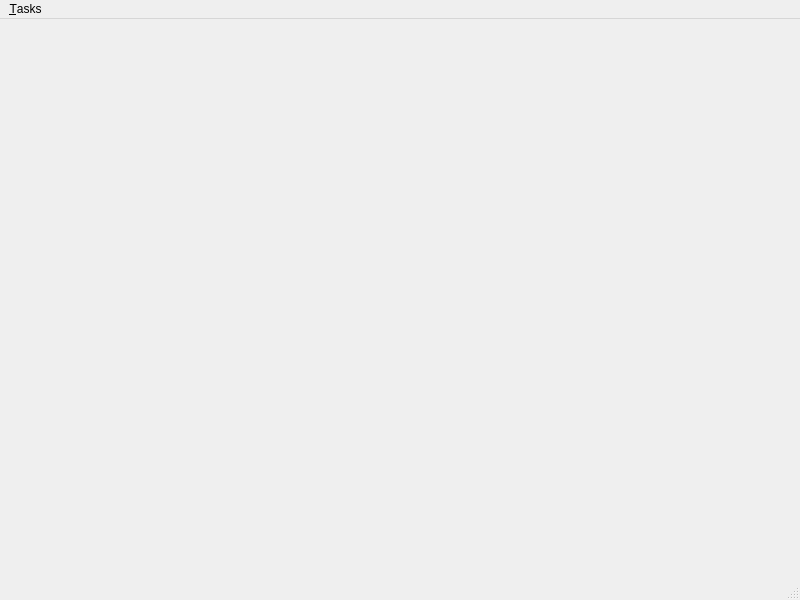
<?xml version="1.0" encoding="UTF-8"?>
<ui version="4.0">
 <class>MainWindow</class>
 <widget class="QMainWindow" name="MainWindow">
  <property name="geometry">
   <rect>
    <x>0</x>
    <y>0</y>
    <width>800</width>
    <height>600</height>
   </rect>
  </property>
  <property name="windowTitle">
   <string>MainWindow</string>
  </property>
  <widget class="QWidget" name="centralwidget"/>
  <widget class="QMenuBar" name="menubar">
   <property name="geometry">
    <rect>
     <x>0</x>
     <y>0</y>
     <width>800</width>
     <height>21</height>
    </rect>
   </property>
   <widget class="QMenu" name="menu_Tasks">
    <property name="title">
     <string>&amp;Tasks</string>
    </property>
    <addaction name="action_New"/>
    <addaction name="separator"/>
    <addaction name="action_Quit"/>
   </widget>
   <addaction name="menu_Tasks"/>
  </widget>
  <widget class="QStatusBar" name="statusbar"/>
  <action name="action_New">
   <property name="text">
    <string>&amp;New...</string>
   </property>
  </action>
  <action name="action_Quit">
   <property name="text">
    <string>&amp;Quit</string>
   </property>
   <property name="shortcut">
    <string>Ctrl+W</string>
   </property>
  </action>
 </widget>
 <resources/>
 <connections/>
</ui>
